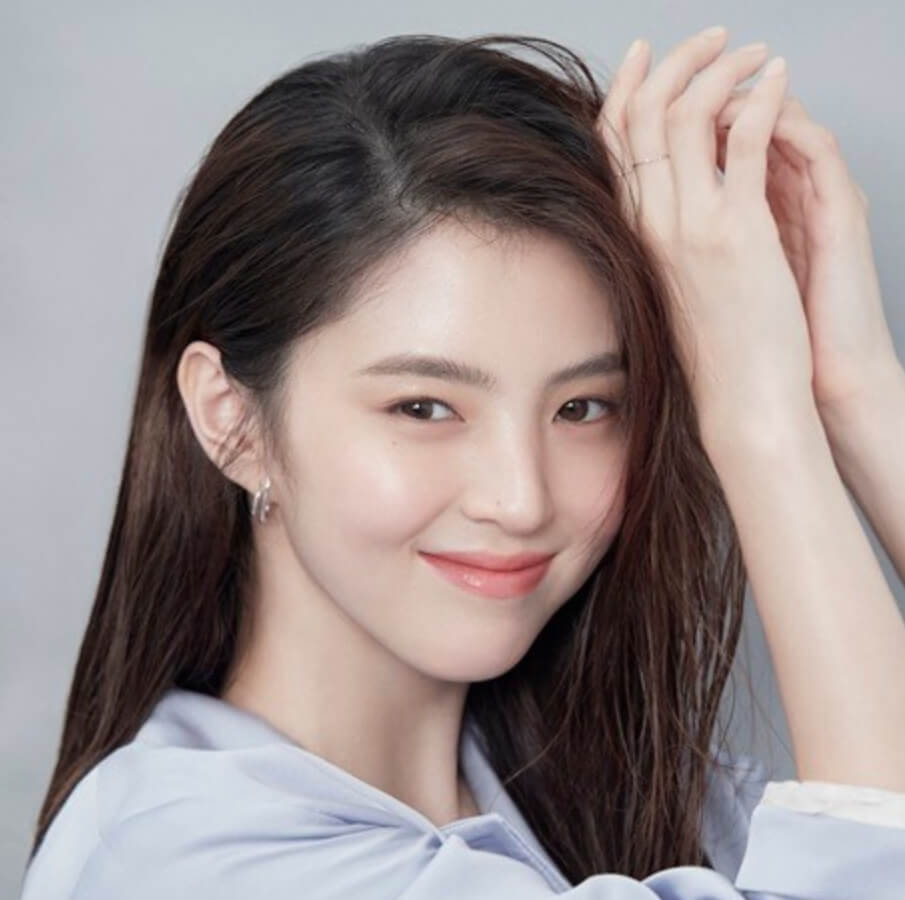
#> input picture Exploration/Exploration03/images/hansohee.jpg, 905 x 900 px, found by its file name
$ jupyter execute --allow-errors Human_Segmentation.ipynb   (shell and % lines are left out)
#> lines starting #> are read from the running program, lines starting #| are printed output that depends on the picture
# Image Segmentation

[cell 1]
import cv2
import numpy as np
import os
import tarfile
import urllib

import tensorflow as tf
from matplotlib import pyplot as plt

import matplotlib.patches as patches

## 1. 사진 불러오기

[cell 2]
import os
img_path = os.getenv('HOME')+'/aiffel/human_segmentation/images/hansohee.jpg'
img_orig = cv2.imread(img_path)
#> img_orig is the input picture: shape (900, 905, 3); mean B, G, R 140.7, 141.6, 153.5
print (img_orig.shape)
#| (900, 905, 3)

plt.imshow(cv2.cvtColor(img_orig, cv2.COLOR_BGR2RGB))
plt.show()

## 2. DeepLab Model 준비하기

[cell 3]
class DeepLabModel(object):
    INPUT_TENSOR_NAME = 'ImageTensor:0'
    OUTPUT_TENSOR_NAME = 'SemanticPredictions:0'
    INPUT_SIZE = 513
    FROZEN_GRAPH_NAME = 'frozen_inference_graph'

    # __init__()에서 모델 구조를 직접 구현하는 대신, tar file에서 읽어들인 그래프구조 graph_def를
    # tf.compat.v1.import_graph_def를 통해 불러들여 활용하게 됩니다.
    def __init__(self, tarball_path):
        self.graph = tf.Graph()
        graph_def = None
        tar_file = tarfile.open(tarball_path)
        for tar_info in tar_file.getmembers():
            if self.FROZEN_GRAPH_NAME in os.path.basename(tar_info.name):
                file_handle = tar_file.extractfile(tar_info)
                graph_def = tf.compat.v1.GraphDef.FromString(file_handle.read())
                break
        tar_file.close()

        with self.graph.as_default():
    	    tf.compat.v1.import_graph_def(graph_def, name='')

        self.sess = tf.compat.v1.Session(graph=self.graph)

    # 이미지를 전처리하여 Tensorflow 입력으로 사용 가능한 shape의 Numpy Array로 변환합니다.
    def preprocess(self, img_orig):
        height, width = img_orig.shape[:2]
        resize_ratio = 1.0 * self.INPUT_SIZE / max(width, height)
        target_size = (int(resize_ratio * width), int(resize_ratio * height))
        resized_image = cv2.resize(img_orig, target_size)
        resized_rgb = cv2.cvtColor(resized_image, cv2.COLOR_BGR2RGB)
        img_input = resized_rgb
        return img_input

    def run(self, image):
        img_input = self.preprocess(image)

        # Tensorflow V1에서는 model(input) 방식이 아니라 sess.run(feed_dict={input...}) 방식을 활용합니다.
        batch_seg_map = self.sess.run(
            self.OUTPUT_TENSOR_NAME,
            feed_dict={self.INPUT_TENSOR_NAME: [img_input]})

        seg_map = batch_seg_map[0]
        return cv2.cvtColor(img_input, cv2.COLOR_RGB2BGR), seg_map

사전에 학습된 가중치(pretrained weight)를 불러옵니다.

[cell 4]
# define model and download & load pretrained weight
_DOWNLOAD_URL_PREFIX = 'http://download.tensorflow.org/models/'

model_dir = os.getenv('HOME')+'/aiffel/human_segmentation/models'
tf.io.gfile.makedirs(model_dir)
#> (this line was passed over: tensorflow is not available in this run)

print ('temp directory:', model_dir)

download_path = os.path.join(model_dir, 'deeplab_model.tar.gz')
if not os.path.exists(download_path):
    urllib.request.urlretrieve(_DOWNLOAD_URL_PREFIX + 'deeplabv3_mnv2_pascal_train_aug_2018_01_29.tar.gz',
                   download_path)
#> (this line was passed over: the network is not available in this run)

#> (the rest of this cell did not finish here and is left out)

#> (a cell that did not finish here is left out)

[cell 6]
# 구글이 제공한 DeepLab의 PASCAL VOC 라벨에서 제공하는 종류
LABEL_NAMES = [
    'background', 'aeroplane', 'bicycle', 'bird', 'boat', 'bottle', 'bus',
    'car', 'cat', 'chair', 'cow', 'diningtable', 'dog', 'horse', 'motorbike',
    'person', 'pottedplant', 'sheep', 'sofa', 'train', 'tv'
]
print(f'DeepLab에서 구분할 수 있는 라벨의 종류: {len(LABEL_NAMES)}')

## 3. 세그멘테이션

#> (a cell that did not finish here is left out)

#> (a cell that did not finish here is left out)

[cell 9]
# 배경 흐리게 하기
img_orig_blur = cv2.blur(img_orig, (13,13)) #(13,13)은 blurring  kernel size를 뜻합니다.
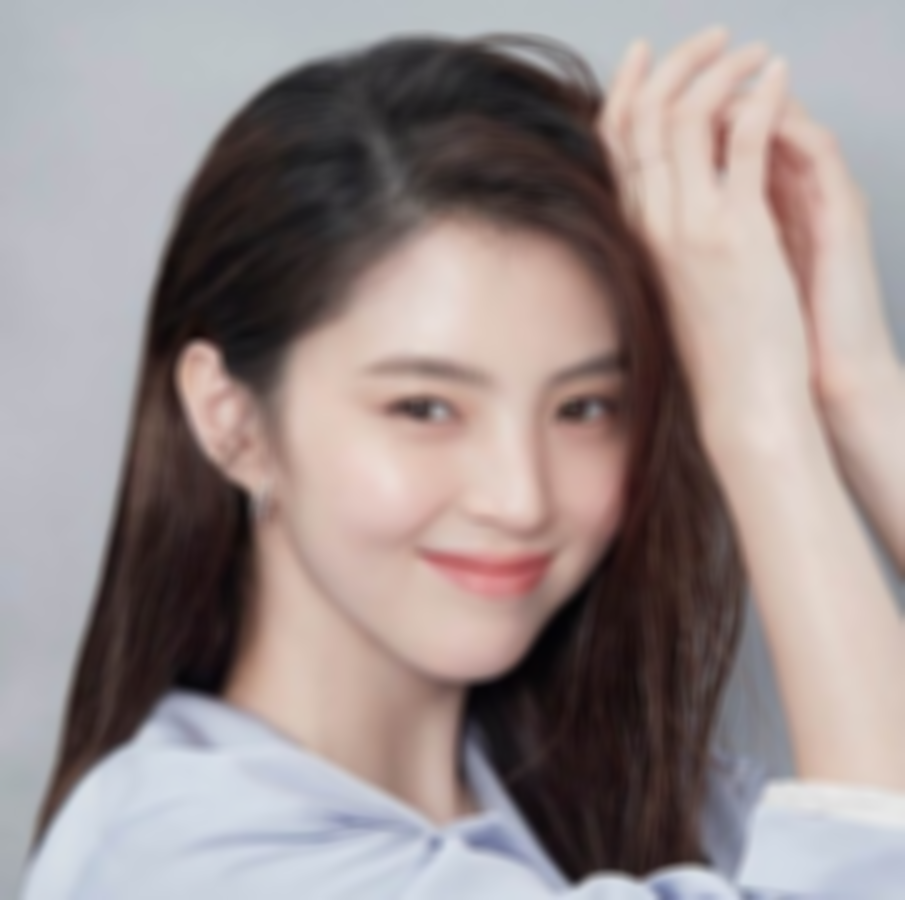
#> img_orig_blur: shape (900, 905, 3); mean B, G, R 140.7, 141.6, 153.5
plt.imshow(cv2.cvtColor(img_orig_blur, cv2.COLOR_BGR2RGB))
plt.show()


$ run again, with Exploration/Exploration03/images/chungha.jpg copied over Exploration/Exploration03/images/hansohee.jpg
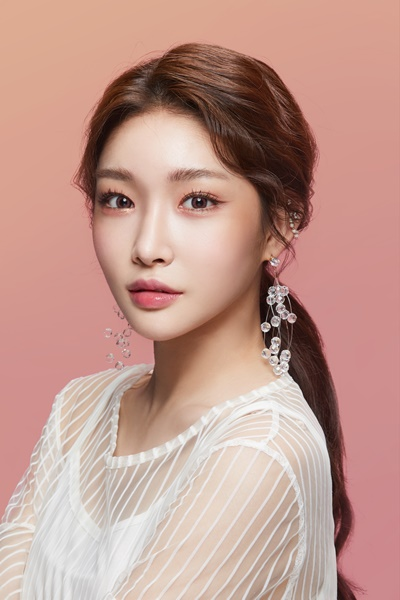
#> input picture Exploration/Exploration03/images/chungha.jpg, 400 x 600 px, found by its file name
#> img_orig is the input picture: shape (600, 400, 3); mean B, G, R 142.6, 153.1, 193
#| (600, 400, 3)
#> `img_orig_blur = cv2.blur(img_orig, (13,13))`:
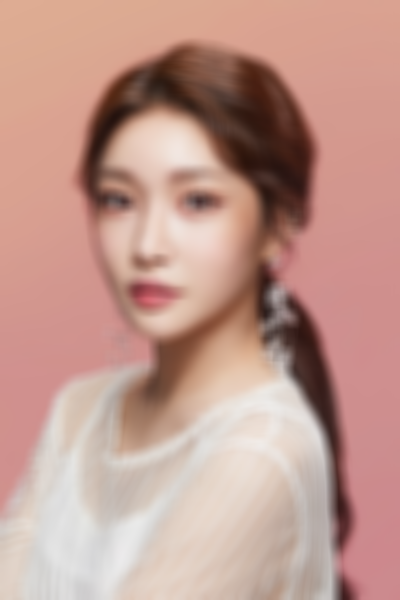
#> img_orig_blur: shape (600, 400, 3); mean B, G, R 142.6, 153.1, 193.1
